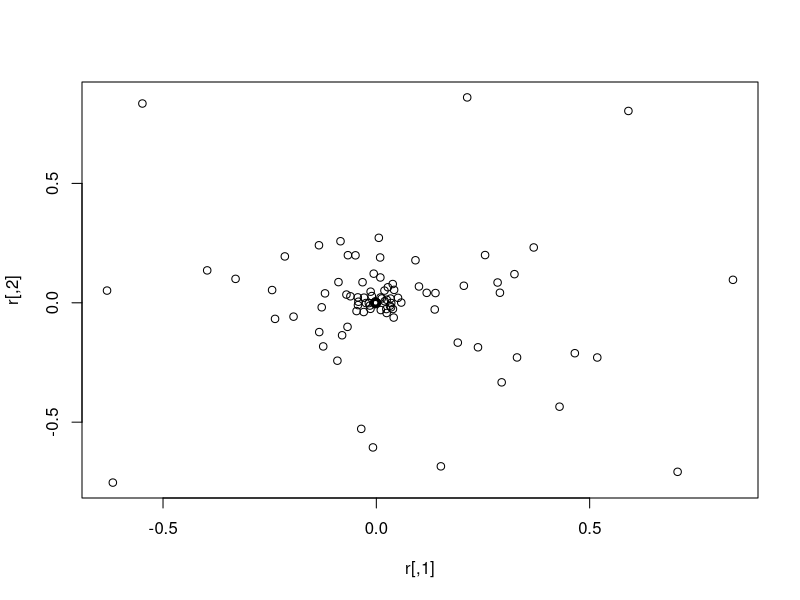
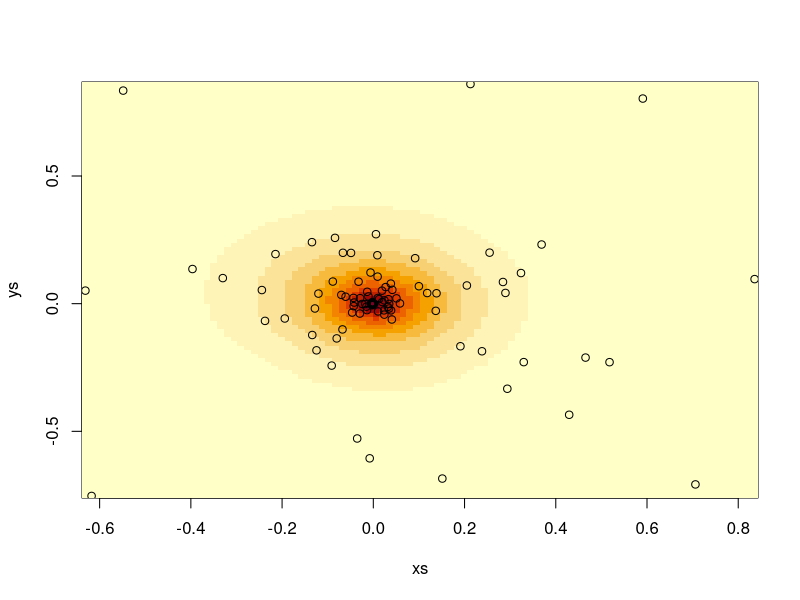

The R script that drew these images, in order:
## Test of kernel density clustering

## Formula to comput the distance between two points on the sphere
## with coordinates (phi1, lambda1), (phi2, lambda2)
central.angle <- function(phi1, lambda1, phi2, lambda2) {
  return(acos(sin(phi1)*sin(phi2) + cos(phi1)*cos(phi2)*cos(lambda1-lambda2)))
}

## Metric function - compute the distance from one point (r) to a
## group of points in the rows of the matrix s
metric <- function(r, s) {
  return(central.angle(r[1], r[2], s[,1], s[,2]))
}

cart.to.polar <- function(r) {
  rho <- sqrt(r[,"x"]^2 + r[,"y"]^2)
  phi <- asin(rho - 1)
  lambda <- atan2(r[,"y"], r[,"x"])
  return(cbind(phi=phi, lambda=lambda))
}

polar.to.cart <- function(r) {
  x <- (1 + sin(r[,"phi"]))*cos(r[,"lambda"])
  y <- (1 + sin(r[,"phi"]))*sin(r[,"lambda"])
  return(cbind(x=x, y=y))
}

## Generate some test data
N <- 100                                # Number of points
lambda <- 2*pi*runif(N)                 # Latitudes
phi <- -pi/2 + 0.2*(rnorm(N))^2         # Longitudes

## Bind the lattitudes and longitudes together to create the matrix of
## data points, with one data point on each row
mu <- cbind(phi=phi, lambda=lambda)                

## Project the test data to a polar representation, and plot it
r <- cbind(cos(phi)*cos(lambda), cos(phi)*sin(lambda))
plot(r)


## Kernel function - just a Gaussian
kappa <- function(x, mu, sigma) {
  return(1/sqrt(2*pi)/sigma*exp(-1/2*(metric(x, mu))^2/sigma^2))
}

## Estimate of density at x, given points at mu and a bandwidth of
## sigma
K <- function(x, mu, sigma) {
  return(1/nrow(mu)*sum(kappa(x, mu, sigma)))
}

## Estimate of the log probability of the points mu given a particular
## value of sigma
logP <- function(mu, sigma) {
  ## We get clever here, and define a funtion within a function. This
  ## is the kernel density for data point i if the density is
  ## determined by all the other points. Note that mu[-i,] means all
  ## the rows of mu apart from row i
  logKi <- function(i) {
    return(log(K(mu[i,], mu[-i,], sigma)))
  }

  ## We now pass this function to sapply, which creates a vector of
  ## the result of logKi for every value of i
  return(sum(sapply(1:nrow(mu), logKi)))
}

## Now find the value of sigma that optimises logP
opt <- optimise(function(sigma) {logP(mu, sigma)}, interval=c(0.1, 5),
                maximum=TRUE)
sigma <- opt$maximum

## Now we've found sigma, let's try to estimate and display the
## density over our polar representation of the data points

## First create a grid in Cartesian coordinates
xlim <- range(r[,1])
ylim <- range(r[,2])
xs <- seq(xlim[1], xlim[2], len=100)
ys <- seq(ylim[1], ylim[2], len=101)

## Create grid
gxs <- outer(xs*0, ys, "+")
gys <- outer(xs, ys*0, "+")

## gxs and gys are both 101 by 100 matrixes We now combine both
## matrices as a 101*100 by 2 matrix. The conversion as.vector() goes
## down the columns of the matrices gxs and gys
gc <- cbind(x=as.vector(gxs), y=as.vector(gys))

## Now convert the cartesian coordinates to polar coordinates
gp <- cart.to.polar(gc)

## gcb <- polar.to.cart(gp)

## Make space for the kernel density estimates
kg <- rep(0, nrow(gp))
for (i in 1:nrow(gp)) {
  kg[i] <- K(gp[i,], mu, sigma)
}

## Put the estimates back into a matrix. The matrix is filled up
## column-wise, so the matrix elements should match the elements of
## gxs and gys
kg <- matrix(kg, 100, 101)
image(xs, ys, kg)
points(r)
